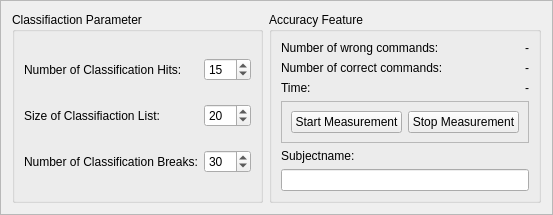
       <widget class="QFrame" name="frame_11">
        <property name="frameShape">
         <enum>QFrame::StyledPanel</enum>
        </property>
        <property name="frameShadow">
         <enum>QFrame::Raised</enum>
        </property>
        <layout class="QHBoxLayout" name="horizontalLayout_12">
         <item>
          <widget class="QGroupBox" name="m_groupBox_ClassifiactionParameter">
           <property name="sizePolicy">
            <sizepolicy hsizetype="Minimum" vsizetype="Minimum">
             <horstretch>0</horstretch>
             <verstretch>0</verstretch>
            </sizepolicy>
           </property>
           <property name="title">
            <string>Classifiaction Parameter</string>
           </property>
           <layout class="QGridLayout" name="gridLayout_13">
            <item row="0" column="1">
             <widget class="QSpinBox" name="m_spinBox_ClassificationHits">
              <property name="maximumSize">
               <size>
                <width>49</width>
                <height>16777215</height>
               </size>
              </property>
              <property name="minimum">
               <number>1</number>
              </property>
              <property name="maximum">
               <number>100</number>
              </property>
              <property name="value">
               <number>15</number>
              </property>
             </widget>
            </item>
            <item row="0" column="0">
             <widget class="QLabel" name="label">
              <property name="text">
               <string>Number of Classification Hits:</string>
              </property>
             </widget>
            </item>
            <item row="2" column="0">
             <widget class="QLabel" name="m_label_NumberOfClassifiactionBreaks">
              <property name="text">
               <string>Number of Classification Breaks:</string>
              </property>
             </widget>
            </item>
            <item row="2" column="1">
             <widget class="QSpinBox" name="m_spinBox_ClassificationBreaks">
              <property name="maximumSize">
               <size>
                <width>49</width>
                <height>16777215</height>
               </size>
              </property>
              <property name="minimum">
               <number>11</number>
              </property>
              <property name="maximum">
               <number>100</number>
              </property>
              <property name="value">
               <number>30</number>
              </property>
             </widget>
            </item>
            <item row="1" column="1">
             <widget class="QSpinBox" name="m_spinBox_ClassificationListSize">
              <property name="maximumSize">
               <size>
                <width>49</width>
                <height>16777215</height>
               </size>
              </property>
              <property name="minimum">
               <number>1</number>
              </property>
              <property name="maximum">
               <number>100</number>
              </property>
              <property name="value">
               <number>20</number>
              </property>
             </widget>
            </item>
            <item row="1" column="0">
             <widget class="QLabel" name="label_2">
              <property name="text">
               <string>Size of Classifiaction List:</string>
              </property>
             </widget>
            </item>
           </layout>
          </widget>
         </item>
         <item>
          <widget class="QGroupBox" name="m_groupBox_AccuracyFeature">
           <property name="title">
            <string>Accuracy Feature</string>
           </property>
           <layout class="QGridLayout" name="gridLayout_14">
            <item row="3" column="0" colspan="2">
             <widget class="QFrame" name="m_frame_StartStopMeasurement">
              <property name="frameShape">
               <enum>QFrame::StyledPanel</enum>
              </property>
              <property name="frameShadow">
               <enum>QFrame::Raised</enum>
              </property>
              <layout class="QHBoxLayout" name="horizontalLayout_2">
               <item>
                <widget class="QPushButton" name="m_pushButton_StartMeasurement">
                 <property name="text">
                  <string>Start Measurement</string>
                 </property>
                </widget>
               </item>
               <item>
                <widget class="QPushButton" name="m_pushButton_StopMeasurement">
                 <property name="text">
                  <string>Stop Measurement</string>
                 </property>
                </widget>
               </item>
              </layout>
             </widget>
            </item>
            <item row="1" column="1">
             <widget class="QLabel" name="m_label_CorrectCommands">
              <property name="maximumSize">
               <size>
                <width>35</width>
                <height>16777215</height>
               </size>
              </property>
              <property name="text">
               <string>-</string>
              </property>
              <property name="alignment">
               <set>Qt::AlignRight|Qt::AlignTrailing|Qt::AlignVCenter</set>
              </property>
             </widget>
            </item>
            <item row="1" column="0">
             <widget class="QLabel" name="label_6">
              <property name="text">
               <string>Number of correct commands:</string>
              </property>
             </widget>
            </item>
            <item row="0" column="1">
             <widget class="QLabel" name="m_label_WrongCommands">
              <property name="maximumSize">
               <size>
                <width>35</width>
                <height>16777215</height>
               </size>
              </property>
              <property name="text">
               <string>-</string>
              </property>
              <property name="alignment">
               <set>Qt::AlignRight|Qt::AlignTrailing|Qt::AlignVCenter</set>
              </property>
             </widget>
            </item>
            <item row="2" column="0">
             <widget class="QLabel" name="label_7">
              <property name="text">
               <string>Time:</string>
              </property>
             </widget>
            </item>
            <item row="0" column="0">
             <widget class="QLabel" name="label_5">
              <property name="text">
               <string>Number of wrong commands:</string>
              </property>
             </widget>
            </item>
            <item row="2" column="1">
             <widget class="QLabel" name="m_label_ElapsedTime">
              <property name="text">
               <string>-</string>
              </property>
              <property name="alignment">
               <set>Qt::AlignRight|Qt::AlignTrailing|Qt::AlignVCenter</set>
              </property>
             </widget>
            </item>
            <item row="5" column="0" colspan="2">
             <widget class="QLineEdit" name="m_lineEdit_subjectName"/>
            </item>
            <item row="4" column="0">
             <widget class="QLabel" name="label_9">
              <property name="text">
               <string>Subjectname:</string>
              </property>
             </widget>
            </item>
           </layout>
          </widget>
         </item>
        </layout>
       </widget>
